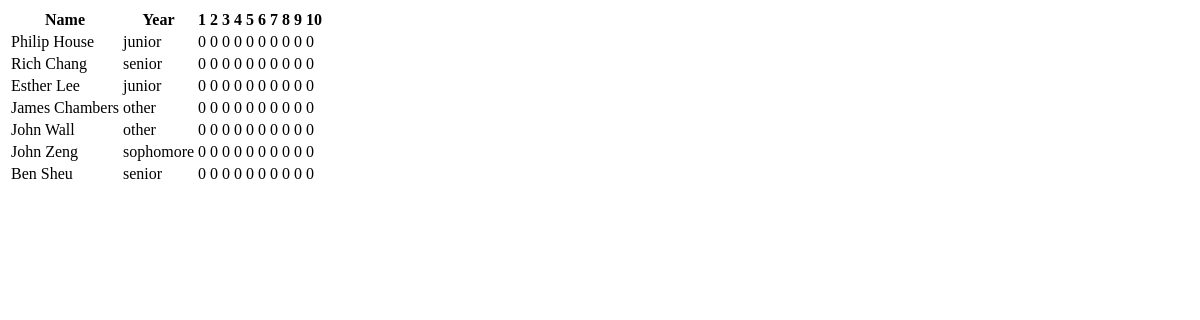
/admin/large-group/_get_overview_table, run on an earlier commit of the app's database.
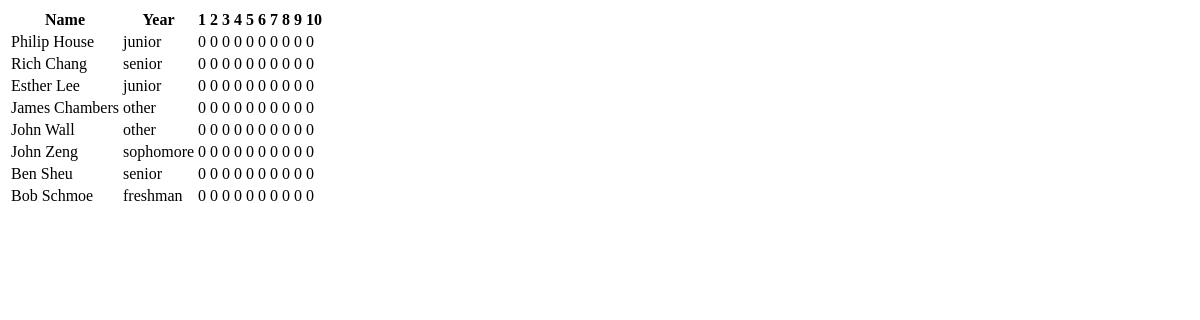
And on a later commit of the database.
### arkaios/models.py (models this page shows, shortened)
class Attendee(Base):
	__tablename__ = 'attendee'
	id = Column(Integer, primary_key=True)
	first_name = Column(String(200))
	last_name = Column(String(200))
	year = Column(String(200))
	email = Column(String(100), unique=True)
	dorm = Column(String(100))

### arkaios/app.py (the view)
@app.route('/admin/large-group/_get_overview_table')
def large_group_overview_table_admin():
	userCount = db.session.query(Attendee).count();
	selectedQuarter = "w14"
	attendanceArray = [[0 for i in range(10)] for j in range(userCount)]
	weeks = [range(11)]
	users = db.session.query(Attendee).options(load_only("id", "first_name", "last_name", "year"))
	weeked = db.session.query(LargeGroup).filter_by(quarter="w14").options(load_only("id"))
	userCount = 0
	weekCount = 0
	print weeks[0]
	for user in users:
		for week in weeks:
			try:
				val = db.session.query(LargeGroupAttendance).filter_by(large_group_id=week.id).filter_by(attendee_id=user.id).first()
				print val
				print "week: " + str(week.id) + " user: " + str(user.id)
				if(val.first_time == 1):
					attendanceArray[userCount][weekCount] = 2
				elif(val is not None):
					attendanceArray[userCount][weekCount] = 1
				else:
					attendanceArray[userCount][weekCount] = 0
			except AttributeError,e:
				print str(e)
				attendanceArray[userCount][weekCount] = 0
			weekCount += 1
		userCount += 1
		weekCount = 0
	return render_template('largegroup/_overview_table.html', attendance=attendanceArray, userInfo=users)

### arkaios/templates/largegroup/_overview_table.html
<table class="table table-condensed table-hover">
	<tr>
		<th>Name</th>
		<th>Year</th>
		<th>1</th>
		<th>2</th>
		<th>3</th>
		<th>4</th>
		<th>5</th>
		<th>6</th>
		<th>7</th>
		<th>8</th>
		<th>9</th>
		<th>10</th>
	</tr>
	{% for userRecord in attendance %}
		<tr>
			<td>{{ userInfo[loop.index0].first_name }} {{ userInfo[loop.index0].last_name }}</td>
			<td>{{ userInfo[loop.index0].year }} </td>
			{% for attendanceDataPoint in userRecord %}
				<td>{{ attendanceDataPoint }}</td>
			{% endfor %}
		</tr>
	{% endfor %}
</table>

What changed in the data, as far as the page shows it:
added Attendee: first_name "Bob", last_name "Schmoe", year "freshman"
Also different on the page:
new list line: "0 0 0 0 0 0 0 0 0 0"
